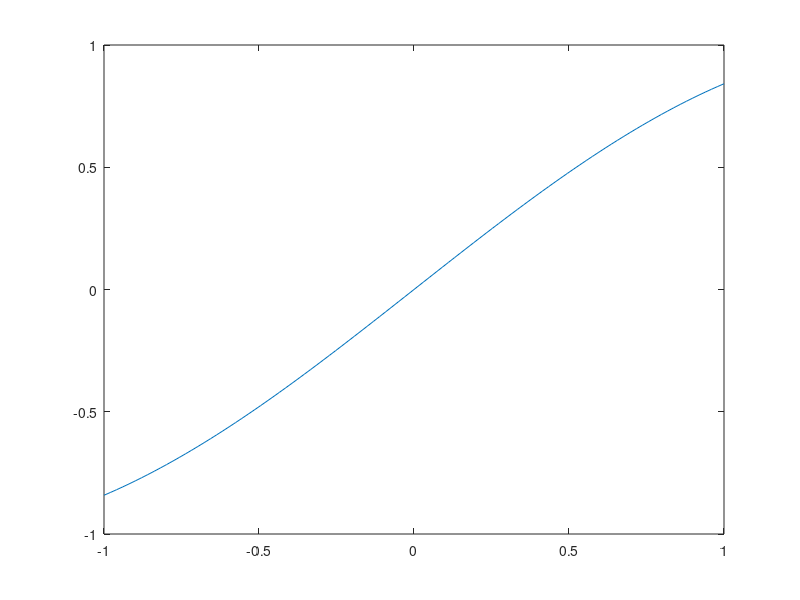
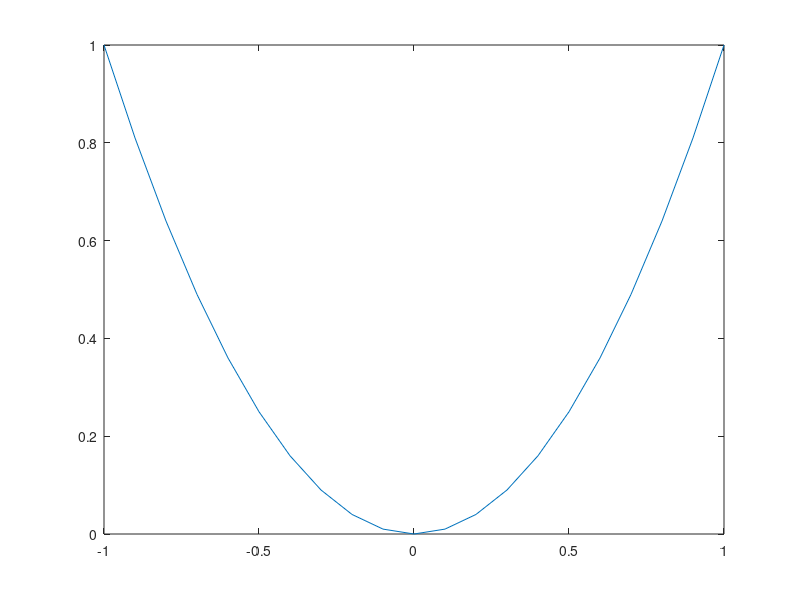
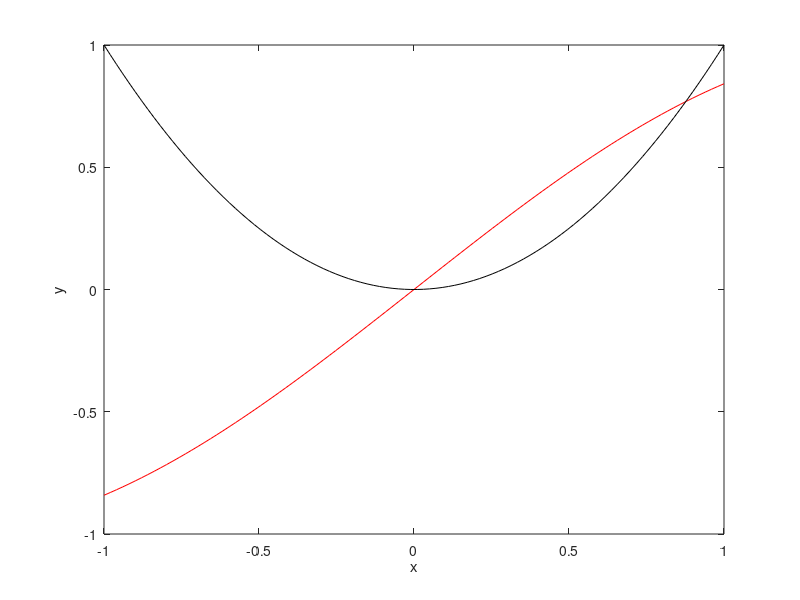

The MATLAB source for these figures, in order:
%% Lab 0

%% Preliminaries
% The lab section of this course gives an opportunity to implement the
% ideas that come from lecture.  Numerical analysis allows one to
% experiment directly with ideas from calculus, linear algebra and beyond.
% 
% The grade for this lab section is based on weekly homework assignments
% assigned in lecture
% (50%) and a final project (50%).  Not all homework assignments will have
% a lab assignment.
%
% Homework is due at the end of the day the Thursday after it is assigned.
% We will take lab time to work on the assignments.  Late assignments will
% not be accepted.
%
% The project will assigned early in the quarter and will be due at the end
% of the day on Dec. 8.  It will consist of an in-depth coding project.
%
% In this class we will use the "publish" functionality of MATLAB(R)
% extensively.  All MATLAB work that is turned it should be written so that
% it is readable after "publishing it".  Please see me or the TA if you
% have any questions about this functionality.  Here is the official
% documentation for publishing:
% <http://www.mathworks.com/help/matlab/matlab_prog/marking-up-matlab-comments-for-publishing.html
% Publishing Markup>

%% MATLAB(R) Links
%
% <http://laptops.eng.uci.edu/software-installation/matlab UCI MATLAB Software Installation>
%
% Some other references for
% MATLAB(R) tutorials are:
%
% <http://www.math.ucsd.edu/~bdriver/21d-s99/matlab-primer.html MATLAB
% primer>
%
% <http://people.duke.edu/~hpgavin/matlab.html Additional MATLAB tutorials>
%
% <http://www.cyclismo.org/tutorial/matlab/ Another MATLAB tutorial>

%% Some basic commands
clear % clear workspace
1 + 1
sin(pi*3)
exp(-1)
tanh(20)

%% Defining vectors

v = [1 2 3]; % a row vector, semi-colon supresses output
w = [1; 2; 3]; % a column vector
v - w' %' gives the transpose

%% Long vectors

v = [1:9] % a vector of integers 1 through 9
v(1) % first element of v
v(end) % last element of v
v(2:7) % grab elements 2 through 7
v(4:end) % grab elements 4 through the end

%% Matrices

M = [1,2,3,4;5,6,7,8;9,10,11,12;12,14,15,16]
M(1,4) % get the (1,4) element
M(2:3,2:3) % get the "middle" block of the matrix


%% Plotting

x = linspace(-1,1,100); % use 100 points between -1 and 1;
y = sin(x);
figure(1) % select a figure
plot(x,y)

x = -1:.1:1; % points from -1 to 1 with a spacing of .1;
y = x.^2; % use .^ or .* or ./ apply this operations to vectors componentwise
figure(2)
plot(x,y)

%% Plotting two functions with labels

x = linspace(-1,1,100);
figure(3)
plot(x,sin(x),'r') % plot in red
hold on % prevent the figure from being overwitten
plot(x,x.^2,'k') % plot in black
xlabel('x')
ylabel('y')

%% for loops (notice the tab's for text alignment)
% The following should give the sum of the first $n$ integers which is
% $n(n+1)/2$

n = 10;
SUM = 0; % using capital letters because sum() is a built-in function
for i = 1:n
    SUM = SUM + i;
end
SUM
n*(n+1)/2

%% a function 
%
% We can define anonymous functions in this way:

g = @(n) sum([0:n]);
g(10)

%% Problem 1:
% Define
% 
% $$ f(n) = \frac{1}{2^n}, \quad n \geq 0$$
%
% Write code to plot the two functions $f(n)$ and $g(n) = \sum_{k=0}^n
% f(k)$ for $0 \leq n \leq 20$.  The command
%
%   plot(x,y,'*')
%
% will plot the function but not interpolate between data points.  Hint:
% look at the
%
%   cumsum()
%
% command.

%% Problem 2:
% Define the matrix
%
% $$ M = \left[ \begin{array}{ccc} 1 & 2 & 1 \\ 2 & 4 & 3 \end{array} \right].$$
%
% Write code to subtract twice the first row from the second.

